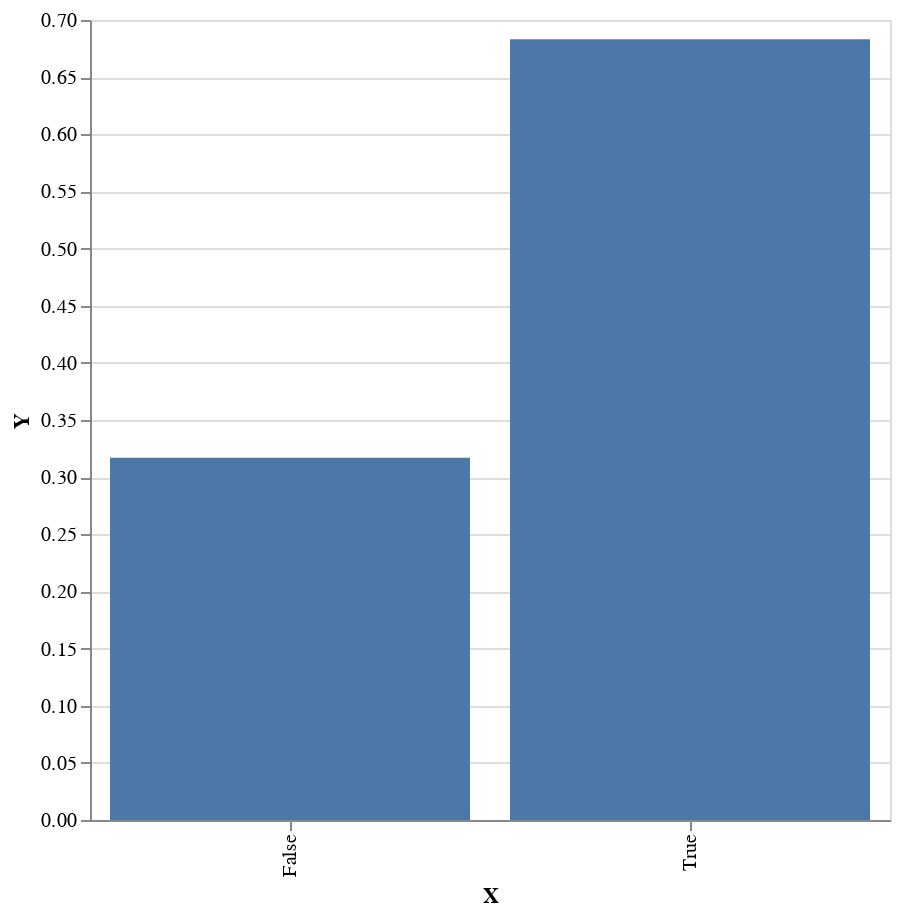

The cell this chart's notebook holds for it:
### Code cell
sampler $ 
    plot . fmap (bimap (T.pack . show) (ln . exp)) . toEmpiricalWeighted <$> 
    replicateM 1000 (weighted $ posterior model [3,3,3,3,-3,-2.8,-3,-3])

### Figure 1 — Vega-Lite specification as saved in the notebook (floating-point values rounded to 4 significant figures)
{"$schema": "https://vega.github.io/schema/vega-lite/v4.json", "data": {"values": [{"X": "True", "Y": 0.6831}, {"X": "False", "Y": 0.3169}]}, "encoding": {"x": {"field": "X", "type": "nominal"}, "y": {"field": "Y", "type": "quantitative"}}, "height": 400, "mark": "bar", "width": 400}
